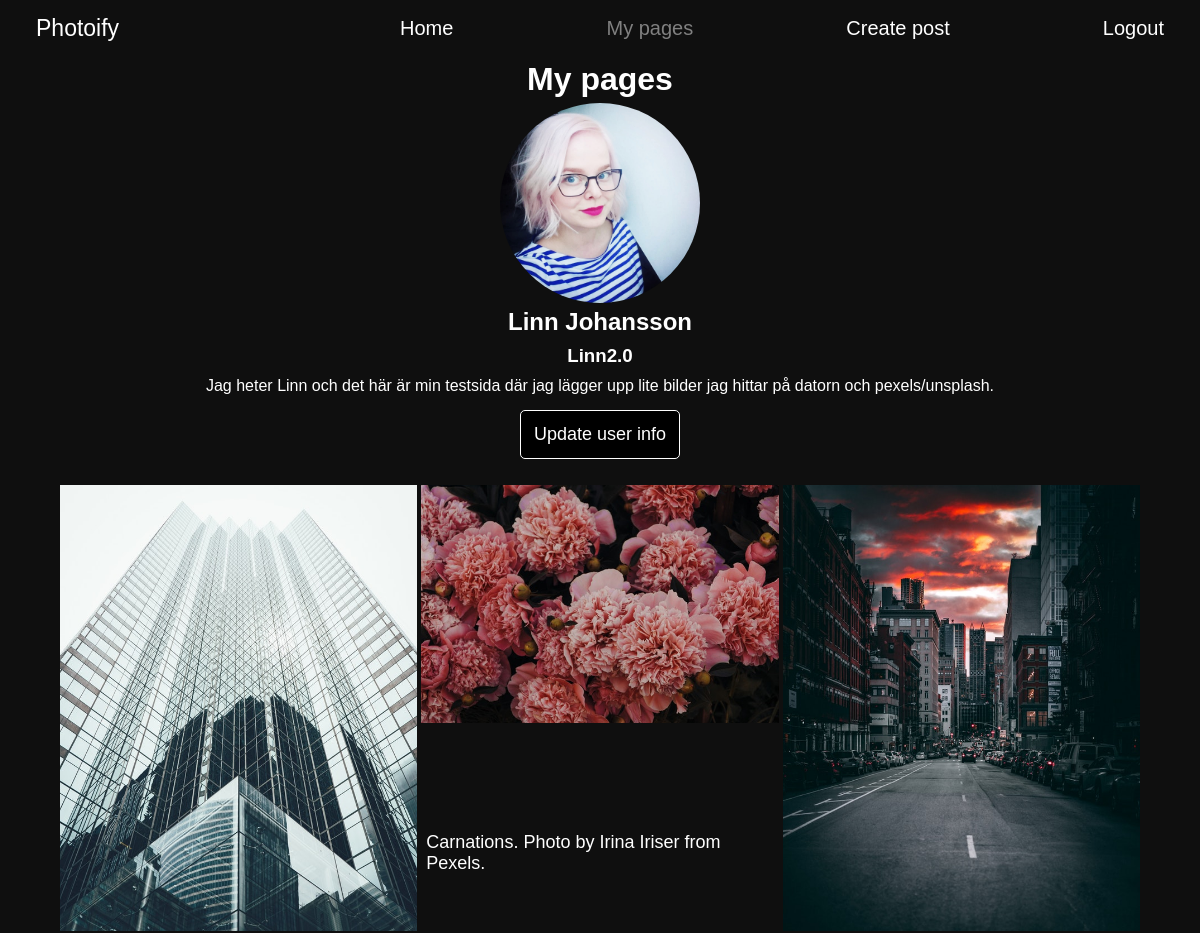
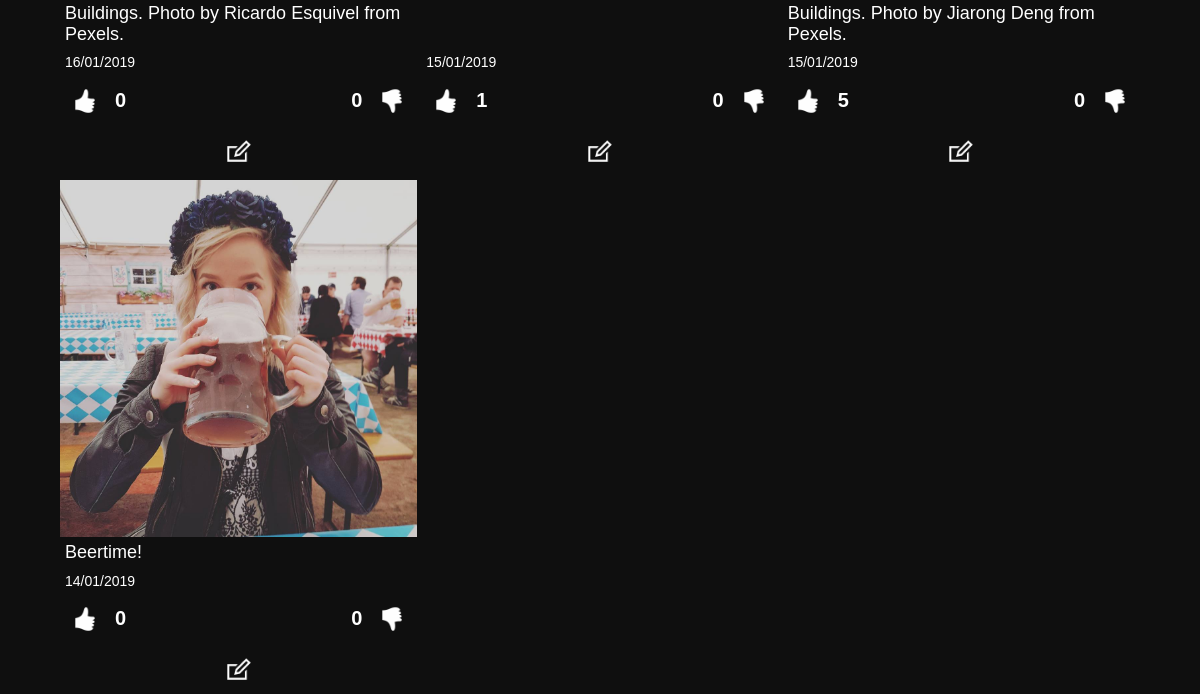
/my-pages.php (signed in), run on an earlier commit of the app's database (2 pictures, top to bottom).
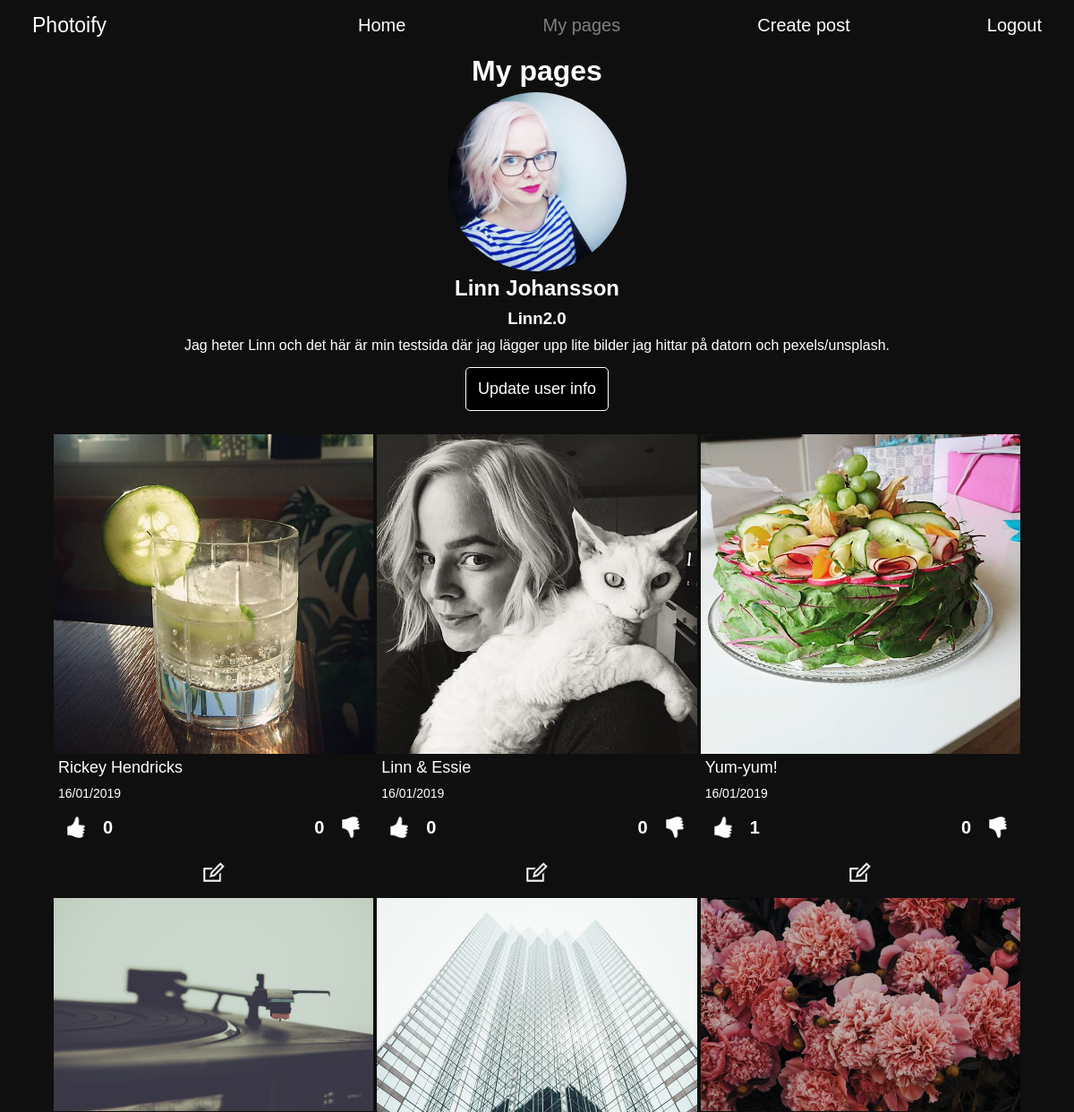
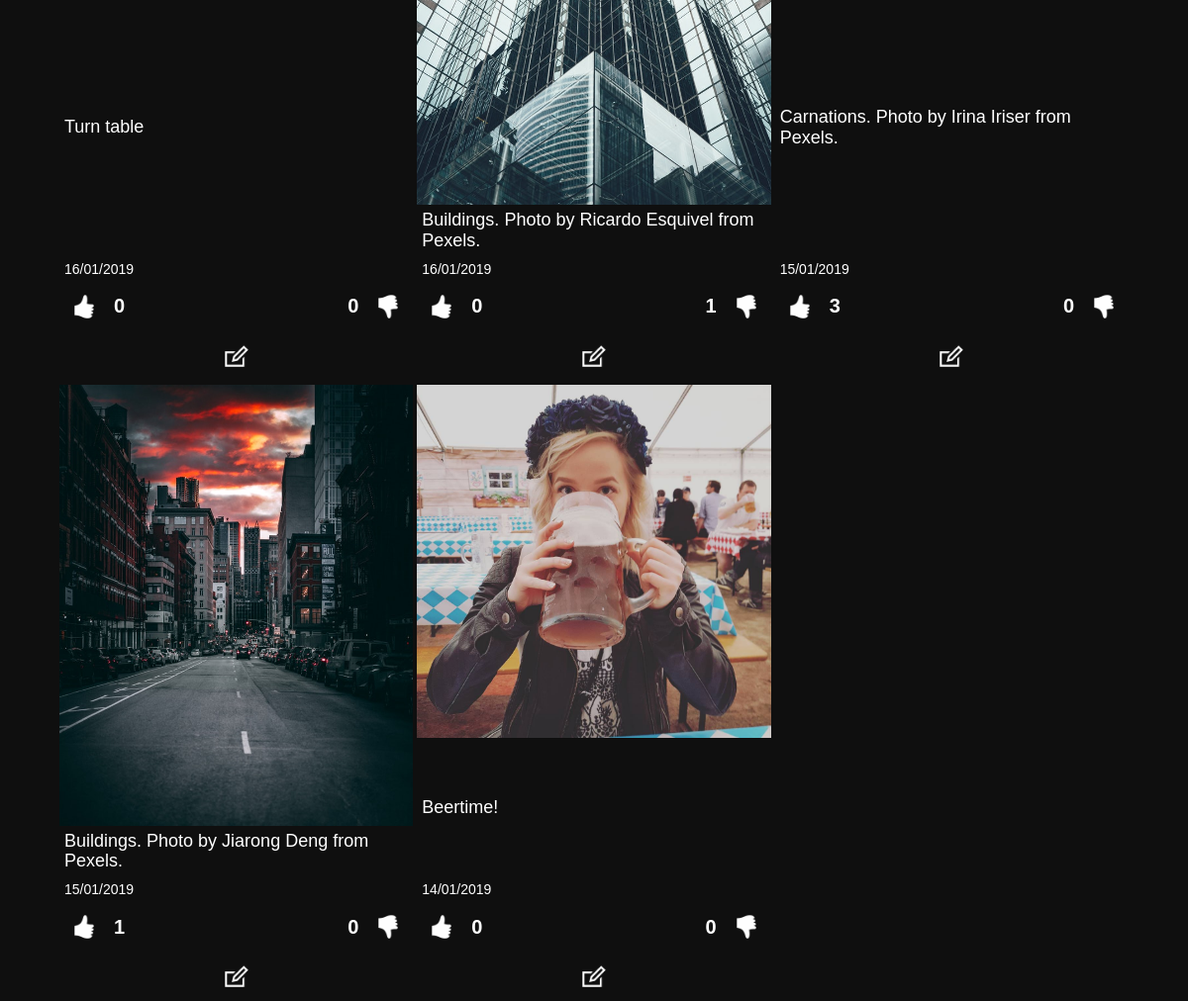
And on a later commit of the database (2 pictures, top to bottom).
### tables this page shows
CREATE TABLE "users" (
	`id`	INTEGER PRIMARY KEY AUTOINCREMENT,
	`name`	TEXT,
	`password`	TEXT,
	`email`	TEXT,
	`profile_image_url`	TEXT,
	`username`	TEXT,
	`bio`	TEXT
);

CREATE TABLE "posts" (
	`post_id`	INTEGER PRIMARY KEY AUTOINCREMENT,
	`description`	TEXT,
	`image_url`	TEXT,
	`user_id`	INTEGER,
	`date`	INTEGER,
	FOREIGN KEY(`user_id`) REFERENCES `users`(`id`)
);

### app/config.php (called while the page is built, shortened)
<?php
return [
    'title' => 'Photoify',
    'database_path' => sprintf('sqlite:%s/database/photoify.db', __DIR__),
];

### app/database/database-functions.php (called while the page is built, shortened)
<?php
function connectToDB(){
    static $pdo;
    if ($pdo instanceof PDO) {
        return $pdo;
    }
    $config = require dirname(__DIR__).'/config.php';
    $pdo = new PDO($config['database_path']);
    return $pdo;
}
function getUser($userId){
    $pdo = connectToDB();
    $statement = $pdo->prepare('SELECT id, name, email, profile_image_url, username, bio FROM users WHERE id = :id');
    $statement->bindParam(':id', $userId, PDO::PARAM_INT);
    $statement->execute();
    $user = $statement->fetch(PDO::FETCH_ASSOC);
    return $user;
}
function getMyPosts($user){
    $pdo = connectToDB();
    $myPostsStatement = $pdo->prepare('SELECT * FROM posts WHERE user_id = :user ORDER BY date DESC');
    $myPostsStatement->bindParam(':user', $user, PDO::PARAM_INT);
    $myPostsStatement->execute();
    $myPosts = $myPostsStatement->fetchAll(PDO::FETCH_ASSOC);
    return $myPosts;
}
function countDislikes($postId){
    $pdo = connectToDB();
    $getDislikes = $pdo->prepare('SELECT * FROM dislikes WHERE post_id=:post_id');
    $getDislikes->bindParam(':post_id', $postId, PDO::PARAM_INT);
    $getDislikes->execute();
    $likes = $getDislikes->fetchAll(PDO::FETCH_ASSOC);
    $currentLikes = count($likes);
    return $currentLikes;
}

### app/autoload.php (called while the page is built, shortened)
<?php
require __DIR__.'/database/database-functions.php';
$config = require __DIR__.'/config.php';
if (isset($_SESSION['user'])) {
    $loggedInUser = getUser($_SESSION['user']);
};

### my-pages.php (the view, shortened to what this page needs)
<?php
require __DIR__.'/views/header.php';
$myPosts = getMyPosts($loggedInUser['id']);
?>
<div class="my-pages">
    <div class="user-info">
        <h1>My pages</h1>
        <img class="profile-pic" src="<?= $loggedInUser['profile_image_url']?>" alt="profile-pic">
        <h2>
            <?= $loggedInUser['name']?>
        </h2>
        <h3>
            <?= $loggedInUser['username']?>
        </h3>
        <h4 class="bio">
            <?= $loggedInUser['bio']?>
        </h4>
        <button class="user-update"><a href="/update-user-page.php">Update user info</a></button>
    </div>
    <div class="post-feed">
        <?php
        foreach ($myPosts as $myPost) :
            $likes = countLikes($myPost['post_id']);
            $dislikes = countDislikes($myPost['post_id']);?>
        <div class="post">
            <div class=image-container>
                <img class="post-image" src="<?= $myPost['image_url']?>" alt="image">
            </div>
            <h5 class="description">
                <?= $myPost['description']?>
            </h5>
            <div class="info-container">
                <h6 class="post-date">
                    <?=date('d/m/Y', $myPost['date'])?>
                </h6>
                <div class="like-buttons">
                    <form class="likes-form" action="/app/likes/likes.php" method="post">
                        <button class="like-button"><img src="<?= !empty($doesUserLikePost) ? "/assets/iconmonstr-thumb-like-dark.png"
                                : "/assets/iconmonstr-thumb-like-light.png" ?>" alt=""></button>
                        <h5 class="likes">
                            <?= !empty($likes) ?  $likes :  '0' ?>
                        </h5>
                    </form>
                    <form class="likes-form" action="/app/likes/dislikes.php" method="post">
                        <h5 class="dislikes">
                            <?= !empty($dislikes) ?  $dislikes :  '0' ?>
                        </h5>
                        <button class="dislike-button"><img src="<?= !empty($doesUserDislikePost) ? "/assets/iconmonstr-thumb-dislike-dark.png"
                                : "/assets/iconmonstr-thumb-dislike-light.png" ?>" alt=""></button>
                    </form>
                </div>
                <a class="edit-button" href="<?= "/update-post-page.php?postId=".$myPost['post_id'];?>"> <img src="/assets/iconmonstr-edit.png"
                    alt="Edit"></a>
            </div>
        </div>
        <?php
                endforeach ?>
    </div>
</div>
<?php require __DIR__.'/views/footer.php'; ?>

### views/header.php (shortened to what this page needs)
<?php
require __DIR__.'/../app/autoload.php';
?>
<!DOCTYPE html>
<html lang="en">
<head>
    <link rel="stylesheet" href="./assets/styles/normalize.css">
    <link rel="stylesheet" href="./assets/styles/main.css">
</head>
<body>
    <?php require __DIR__.'/navigation.php'; ?>
    <div class="container py-5">

### views/navigation.php (shortened to what this page needs)
<nav class="navbar">
    <a class="navbar-brand" href="#">
        <?php echo $config['title']; ?></a>
    <ul class="navbar-nav">
        <li class="nav-item">
            <a class="nav-link <?php if($_SERVER['PHP_SELF'] === "/index.php"){echo 'active' ;};?>"
                href="./index.php">Home</a>
        </li>
        <li class="nav-item <?php if(!isset($loggedInUser)){echo 'hide';};?>">
            <a class="nav-link <?php if($_SERVER['PHP_SELF'] === "/my-pages.php"){echo 'active' ;};?>"
                href="./my-pages.php">My pages</a>
        </li>
        <li class="nav-item <?php if(!isset($loggedInUser)){echo 'hide';};?>">
            <a class="nav-link <?php if($_SERVER['PHP_SELF'] === "/new-post.php"){echo 'active' ;};?>"
                href="./new-post.php">Create post</a>
        </li>
        <li class="nav-item">
            <a class="nav-link <?php if($_SERVER['PHP_SELF'] === "/login-page.php"){echo 'active' ;};?>" href="
                <?php if(isset($loggedInUser)){echo "./app/users/logout.php";} else{echo "./login-page.php";};?>">
                <?php if(isset($loggedInUser)){echo "Logout";} else{echo "Login";};?></a>
        </li>
    </ul>
</nav>

### views/footer.php (shortened to what this page needs)
</div>
</body>
</html>

### assets/styles/main.css (style rules this page uses)
* { box-sizing: border-box; }
body { width: 100vw; margin: 0; background-color: rgb(15, 15, 15); color: white; font-family: sans-serif; }
h1, h2, h3, h4, h5, h6 { margin: 5px; }
.navbar { position: fixed; width: 100vw; height: 56px; display: flex; flex-direction: row; justify-content: space-between; align-items: center; background-color: rgb(15, 15, 15); z-index: 500; }
.navbar-brand { padding-left: 3vw; font-size: 23px; }
.navbar-nav { display: none; }
.nav-link.active { color: grey; }
img { width: 200px; }
a { color: white; text-decoration: none; }
ul { list-style: none; }
button { color: black; background-color: whitesmoke; border-radius: 5px; }
.post-feed { width: auto; margin: auto; display: grid; grid-gap: 4px; grid-template-columns: repeat(auto-fill, minmax(150px, 1fr)); }
.post { width: 100%; }
.post-image { width: 100%; }
.description { font-weight: 400; font-size: 18px; }
.post-date { font-size: 14px; font-weight: 300; }
.likes-form { display: flex; flex-direction: row; justify-content: center; align-items: center; }
.likes, .dislikes { font-size: 20px; font-weight: 600; }
.like-buttons { display: flex; flex-direction: row; justify-content: space-between; }
.like-button { margin: 0; padding: 0; background: none; border: none; display: flex; flex-direction: column; justify-content: center; align-items: center; }
.dislike-button { margin: 0; padding: 0; background: none; border: none; display: flex; flex-direction: column; justify-content: center; align-items: center; }
.like-button > img { width: 50px; height: 50px; margin: 0; padding: 0; }
.dislike-button > img { width: 50px; height: 50px; margin: 0; padding: 0; }
.my-pages { position: relative; top: 56px; display: flex; flex-direction: column; justify-content: center; align-items: center; }
.user-info { margin-bottom: 2vh; display: flex; flex-direction: column; justify-content: center; align-items: center; }
.profile-pic { width: 200px; border-radius: 50%; }
.bio { text-align: center; font-weight: 300; }
.user-update { margin: 10px; padding: 13px; background-color: black; color: white; border: solid 1px white; font-size: 18px; }
.post { display: flex; flex-direction: column; justify-content: space-between; }
.image-container { height: auto; display: flex; flex-direction: column; justify-content: center; align-items: center; }
.edit-button { margin: 0; padding: 0; background: none; border: none; display: flex; flex-direction: column; justify-content: center; align-items: center; }
.edit-button > img { width: 50px; height: 50px; margin: 0; padding: 0; }
form { display: flex; flex-direction: column; justify-content: center; align-items: center; }
@media only screen and (min-width: 800px) { .navbar-nav { width: 70vw; padding-right: 3vw; display: flex; flex-direction: row; justify-content: space-between; font-size: 20px; } }
@media only screen and (min-width: 800px) { .post-feed { width: 100vw; grid-gap: 4px; grid-template-columns: repeat(auto-fill, minmax(300px, 1fr)); } }
@media only screen and (min-width: 800px) { .my-pages > .post-feed { width: auto; margin: auto; } }

What changed in the data, as far as the page shows it:
added posts: image_url (picture), description "Rickey Hendricks", date "16/01/2019"
added posts: image_url (picture), description "Linn & Essie", date "16/01/2019"
added posts: image_url (picture), description "Yum-yum!", date "16/01/2019", likes "1"
added posts: image_url (picture), description "Turn table", date "16/01/2019"
shown differently, row unchanged: posts "Buildings. Photo by Ricardo Esquivel from Pexels.": dislikes (not shown) → "1"; no longer shows "0"
computed for posts "Carnations. Photo by Irina Iriser from Pexels.": likes "1" → "3"
computed for posts "Buildings. Photo by Jiarong Deng from Pexels.": likes "5" → "1"
